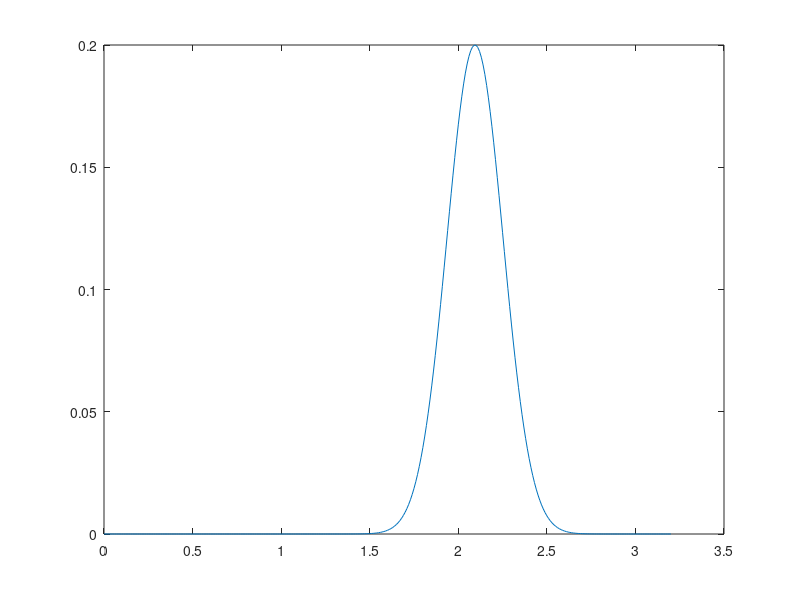

Here is the MATLAB script that generated this plot:
%% Visualization of hill constranint
alpha = 0.2;
beta = 20;
PI = 3.14159265358;
lambda_t = 2*PI/3;
    
lambda = 0:0.01:3.2;
e = zeros(length(lambda),1);
i = 1;
for l = lambda
    e(i) = alpha*exp(-beta*(l-lambda_t)^2);
    i = i+1;
end
figure
plot(lambda,e);